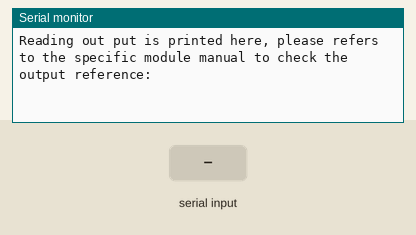
The sketch below on a simulated Arduino Uno, built with avr-gcc and run on an emulated ATmega328P. On the bench: the last lines printed to the serial monitor. Inputs (shaded band) come from the test bench.

Above: at 1.2 s.
1.3 s: "90,45\n" received over the second serial link
At 2.5 s:
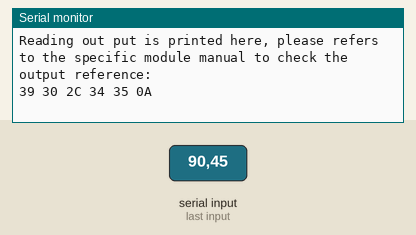
2.8 s: "30,150\n" received over the second serial link
At 3.8 s:
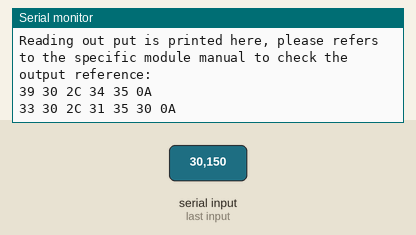
4.3 s: "5\n" received over the second serial link
At 5.5 s:
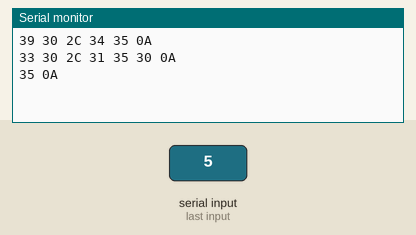
5.8 s: "90\n" received over the second serial link
At 7.0 s:
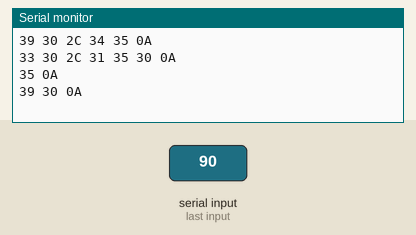
7.3 s: "200\n" received over the second serial link
At 7.7 s:
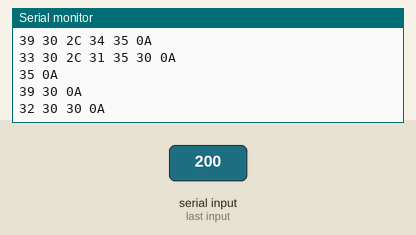

Measured:
- after the input at 1.3 s, the serial monitor: prints a new line at once (image 1)
- after the input at 2.8 s, the serial monitor: prints a new line at once (image 2)
- after the input at 4.3 s, the serial monitor: prints a new line at once (image 3)
- after the input at 5.8 s, the serial monitor: prints a new line at once (image 4)
- after the input at 7.3 s, the serial monitor: prints a new line at once (image 5)

The sketch:

RFID_R200_SingleRapidRead.ino
```cpp
#include <SoftwareSerial.h> //Using the preset Arduino Software Serial library to read and write from the RFID module

SoftwareSerial mySerial(2, 3); //pin2 Rx, pin3 Tx
#include "RFID_R200.h" // Using cmd struct header file

struct RapidSingleRead *cmd = &(singleRead);
struct maxRange *maximum = &(max);

int newLineFlag = 0; // Boolean flag variable that controls whether to output a \n character when RFID output is detected

void setup() {

    Serial.begin(115200);
    mySerial.listen();
    Serial.println("Reading out put is printed here, please refers to the specific module manual to check the output reference:\n");
    mySerial.begin(115200); // RFID R200 is manually set to 115200 baud rate, to match with the setting, we use 115200 here
    delay(10);
    SerialSendCmd(maximum -> settingCmd, maximum -> settingCmdDec, maximum -> size); // setup the module to maximum receiving range
    delay(10);
}

void loop() {

    SerialSendCmd(cmd -> readCmd, cmd -> readCmdDec, cmd -> size); // Calls to the function to send and receive messages from the module
    delay(50); // Time break between each read
}

/*
 * function SerialReadHexDigit()
 *
 * operation: converts Hex digit to Decimal number
 * returns: return -1 if the input is not a Hex number; therefore, can not be written as a decimal digit.
 */
int SerialReadHexDigit(){

    byte c = (byte) Serial.read(); // read the Hex input from the user
    if (c >= '0' && c <= '9') {
        return c - '0'; // // calculate the corresponding decimal number by subtraction the char '0' in the ASCII table.
    } else if (c >= 'a' && c <= 'f') {
        return c - 'a' + 10; // calculate the corresponding decimal number by subtraction the char 'A' in the ASCII table, adding 10 to match the hex digit rule
    } else if (c >= 'A' && c <= 'F') {
        return c - 'A' + 10; // calculate the corresponding decimal number by subtraction the char 'A' in the ASCII table, adding 10 to match the hex digit rule
    } else {
        return -1;   // Returns -1 when the chracter is not able to convert from hex to decimal
    }
}

/*
 * function SerialConvertHex2DecCmd()
 *
 * operation: converts 8 bit Hex digit to Decimal number and store them in an int array
 */
void SerialConvertHex2DecCmd(unsigned char *cmdHex, int *cmdDec, int size){

    for (int i = 0; i < size; i++){
        *(cmdDec + i) = (int) *(cmdHex + i); // convert 8 bit command to decimal format.
    }
}

/*
 * function SerialConvertHex2DecCmd()
 *
 * operation: converts 8 bit Hex digits to Decimal number and store them in an int array
 */
void SerialSendCmd(unsigned char *cmdHex, int *cmdDec, int size){

    SerialConvertHex2DecCmd(cmdHex, cmdDec, size); // Calls to the function to convert 8 bit Hex digits to Decimal number and store them in an int array

    for (int i = 0; i < size; i++){
        mySerial.write(*(cmdDec + i)); // Iterate through the int array to send decimal command to the module.
    }

    while (mySerial.available()) {

      byte Char = mySerial.read(); // Read the decimal response from RFID module (0 - 255)

      if (Char < 16) {
        Serial.print("0"); // Adding leading 0 to hex number < 16
      }

      Serial.print(Char, HEX); //Display the Serial Number in HEX
      Serial.print(" ");
      newLineFlag = 1; // If something is printed, then set the flag to true
    }

    if (newLineFlag > 0) {
       Serial.println(); // print a \n character when flag is true
       newLineFlag = 0; // reset the flag for the next input detection
     }
}
```

RFID_R200.h
```cpp
#ifndef _singleReadHeader
#define _singleReadHeader
/*
 * Contains single read command
 */
struct RapidSingleRead {
  unsigned char const readCmd[7]; // Array contains the decimal cmd for single read detection;
  int readCmdDec[7];
  int size;
};
struct RapidSingleRead singleRead = {{0xBB, 0x00, 0x22, 0x00, 0x00, 0x22, 0x7E}, {}, 7}; // initialize the corresponding struct command
#endif

#ifndef _maxRangeSetting
#define _maxRangeSetting
/*
 * Contains maximum receiving range setup command
 */
struct maxRange {
  unsigned char const settingCmd[9]; // Array contains the decimal cmd for single read detection;
  int settingCmdDec[9];
  int size;
};
struct maxRange max = {{0xBB, 0x00, 0xB6, 0x00, 0x02, 0x07, 0xD0, 0x8F, 0x7E}, {}, 9}; // Initialize the corresponding struct command
#endif
```
